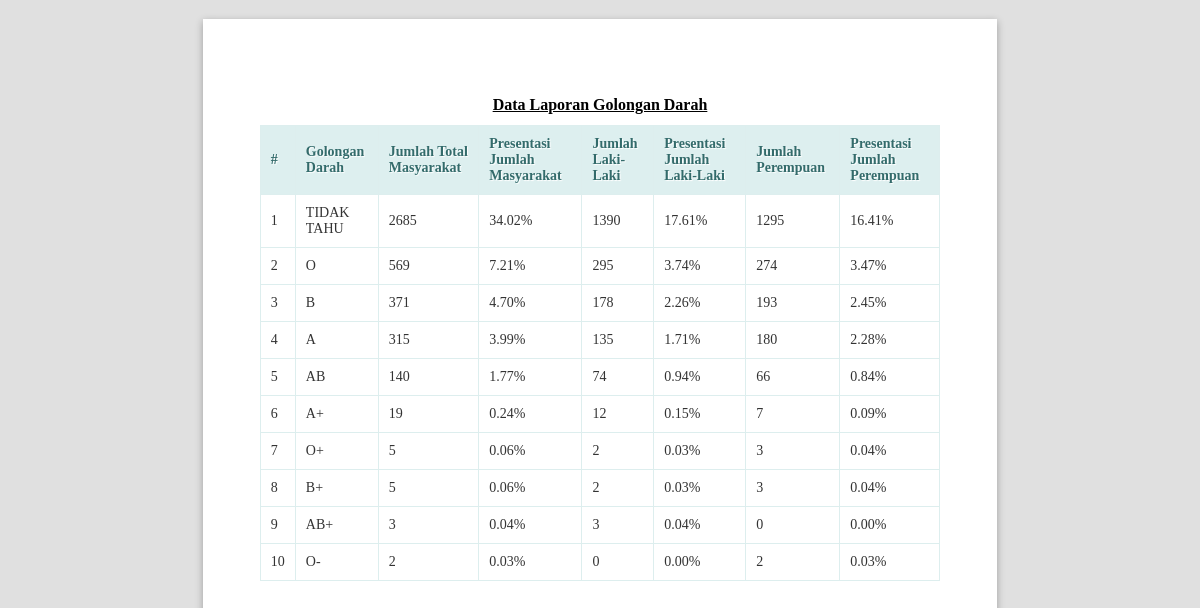
The page /public/goldar/lihatlaporan (signed in) on the database its author committed.
### tables this page shows
CREATE TABLE `goldar` (
  `id` int(11) NOT NULL,
  `kategori_id` int(11) NOT NULL,
  `jumlah_total` int(10) NOT NULL,
  `persen_total` varchar(20) NOT NULL,
  `jumlah_laki` int(10) NOT NULL,
  `persen_laki` varchar(20) NOT NULL,
  `jumlah_perempuan` int(10) NOT NULL,
  `persen_perempuan` varchar(20) NOT NULL
);

CREATE TABLE `kategori` (
  `id` int(11) NOT NULL,
  `nama_kategori` varchar(20) NOT NULL
);

### app/core/Controller.php (called while the page is built, shortened)
<?php
class Controller{
	public function view($view, $data = [])
	{
		require_once '../app/views/' . $view . '.php';
	}
	public function model($model)
	{
		return new $model;
	}
}

### app/controllers/Goldar.php (called while the page is built, shortened)
<?php
class Goldar extends Controller {
	public function lihatlaporan()
	{
		$data['title'] = 'Data Laporan Golongan Darah';
		$data['goldar'] = $this->model('GoldarModel')->getAllGoldar();
		$this->view('goldar/lihatlaporan', $data);
	}
}

### app/core/App.php (called while the page is built, shortened)
<?php
class App{
	protected $method = 'index';
	protected $params = [];
	public function __construct(){
		$url = $this->parseURL();
		if(file_exists('../app/controllers/' . $url[0] . '.php')){
			unset($url[0]);
		}
		$this->controller = new $this->controller;
		if(isset($url[1])){
			if(method_exists($this->controller, $url[1])){
				$this->method = $url[1];
			}
		}
		call_user_func_array([$this->controller, $this->method], $this->params);
	}
	public function parseURL(){
		if( isset($_GET['url'])){
			$url = rtrim($_GET['url'], '/');
			$url = filter_var($url, FILTER_SANITIZE_URL);
			$url = explode('/',$url);
			return $url;
		}
	}
}

### public/index.php (called while the page is built, shortened)
<?php
$app = new App;

### app/core/Database.php (called while the page is built, shortened)
<?php
class Database{
	private $host = DB_HOST;
	private $user = DB_USER;
	private $pass = DB_PASS;
	private $dbnm = DB_NAME;
	private $dbh;
	private $stmt;
	public function __construct()
	{
		$dsn = 'mysql:host='. $this->host .';dbname='. $this->dbnm;
		$option = [
			PDO::ATTR_PERSISTENT => true,
			PDO::ATTR_ERRMODE => PDO::ERRMODE_EXCEPTION
		];
		try{
			$this->dbh = new PDO($dsn,$this->user,$this->pass, $option);
		}catch(PDOException $e){
			die($e->getMessage());
		}
	}
	public function query($query)
	{
		$this->stmt = $this->dbh->prepare($query);
	}
	public function execute()
	{
		$this->stmt->execute();
	}
	public function resultSet()
	{
		$this->execute();
		return $this->stmt->fetchAll(PDO::FETCH_ASSOC);
	}
}

### app/models/GoldarModel.php (called while the page is built, shortened)
<?php
class GoldarModel {
	private $table = 'goldar';
	private $db;
	public function __construct()
	{
		$this->db = new Database;
	}
	public function getAllGoldar()
	{
		$this->db->query("SELECT goldar.*, kategori.nama_kategori FROM " . $this->table . " JOIN kategori ON kategori.id = goldar.kategori_id");
		return $this->db->resultSet();
	}
}

### app/views/goldar/lihatlaporan.php (the view, shortened to what this page needs)
<!DOCTYPE html>
<html lang="en">
<head>
  <link rel="stylesheet" href="<?= base_url ?>/dist/js/normalize.min.css">
  <link rel="stylesheet" href="<?= base_url ?>/dist/css/paper.css">
</head>
<body class="A4 potrait">
  <section class="sheet padding-15mm">
      <h1 class="center" style="text-decoration: underline;margin-top: 20px;"><?= $data['title'] ?></h1>
      <table class="table">
                  <thead>
                    <tr>
                      <th style="width: 10px">#</th>
                      <th>Golongan Darah</th>
                      <th>Jumlah Total Masyarakat</th>
                      <th>Presentasi Jumlah Masyarakat</th>
                      <th>Jumlah Laki-Laki</th>
                      <th>Presentasi Jumlah Laki-Laki</th>
                      <th>Jumlah Perempuan</th>
                      <th>Presentasi Jumlah Perempuan</th>
                    </tr>
                  </thead>
                  <tbody>
                  <?php $no=1; ?>
                    <?php foreach ($data['goldar'] as $row) :?>
                    <tr>
                      <td><?= $no; ?></td>
                      <td><div class="badge badge-warning"><?= $row['nama_kategori'];?></div></td>
                      <td><?= $row['jumlah_total'];?></td>
                      <td><?= $row['persen_total'];?></td>
                      <td><?= $row['jumlah_laki'];?></td>
                      <td><?= $row['persen_laki'];?></td>
                      <td><?= $row['jumlah_perempuan'];?></td>
                      <td><?= $row['persen_perempuan'];?></td>
                    </tr>
                    <?php $no++; endforeach; ?>
                  </tbody>
                </table>
  </section>
</body>
</html>

### app/views/goldar/lihatlaporan.php (style rules this page uses)
.center { margin-right: auto; margin-left: auto; text-align: center; }
h1 { font-size: 16px; }
* { font-family: Calibri; font-size: 14px; -webkit-print-color-adjust :exact; }
.table { border: solid 1px #DDEEEE; border-collapse: collapse; border-spacing: 0; font: normal 13px Arial, sans-serif; width: 100%; }
.table thead th { background-color: #DDEFEF; border: solid 1px #DDEEEE; color: #336B6B; padding: 10px; text-align: left; text-shadow: 1px 1px 1px #fff; }
.table tbody td { border: solid 1px #DDEEEE; color: #333; padding: 10px; text-shadow: 1px 1px 1px #fff; }

### rows shown on the page
goldar: kategori.nama_kategori "TIDAK TAHU", jumlah_total "2685", persen_total "34.02%", jumlah_laki "1390", persen_laki "17.61%", jumlah_perempuan "1295", persen_perempuan "16.41%"
goldar: kategori.nama_kategori "O", jumlah_total "569", persen_total "7.21%", jumlah_laki "295", persen_laki "3.74%", jumlah_perempuan "274", persen_perempuan "3.47%"
goldar: kategori.nama_kategori "B", jumlah_total "371", persen_total "4.70%", jumlah_laki "178", persen_laki "2.26%", jumlah_perempuan "193", persen_perempuan "2.45%"
goldar: kategori.nama_kategori "A", jumlah_total "315", persen_total "3.99%", jumlah_laki "135", persen_laki "1.71%", jumlah_perempuan "180", persen_perempuan "2.28%"
goldar: kategori.nama_kategori "AB", jumlah_total "140", persen_total "1.77%", jumlah_laki "74", persen_laki "0.94%", jumlah_perempuan "66", persen_perempuan "0.84%"
goldar: kategori.nama_kategori "A+", jumlah_total "19", persen_total "0.24%", jumlah_laki "12", persen_laki "0.15%", jumlah_perempuan "7", persen_perempuan "0.09%"
goldar: kategori.nama_kategori "O+", jumlah_total "5", persen_total "0.06%", jumlah_laki "2", persen_laki "0.03%", jumlah_perempuan "3", persen_perempuan "0.04%"
goldar: kategori.nama_kategori "B+", jumlah_total "5", persen_total "0.06%", jumlah_laki "2", persen_laki "0.03%", jumlah_perempuan "3", persen_perempuan "0.04%"
goldar: kategori.nama_kategori "AB+", jumlah_total "3", persen_total "0.04%", jumlah_laki "3", persen_laki "0.04%", jumlah_perempuan "0", persen_perempuan "0.00%"
goldar: kategori.nama_kategori "O-", jumlah_total "2", persen_total "0.03%", jumlah_laki "0", persen_laki "0.00%", jumlah_perempuan "2", persen_perempuan "0.03%"

### other values the page prints
$data['title'] "Data Laporan Golongan Darah"
